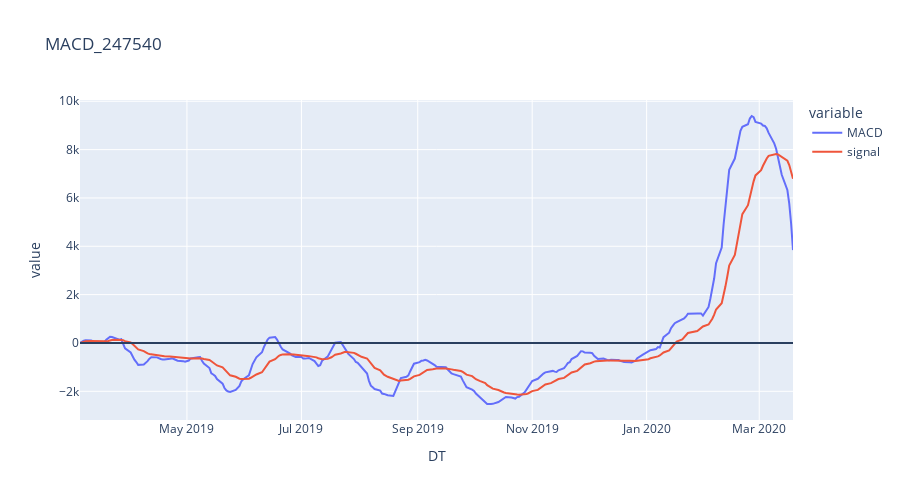

The notebook cell this image was saved under:
### Code cell
macd_plt

### Figure 1 — Plotly figure (JSON) as saved in the notebook; plotly's stock layout.template omitted (floating-point values rounded to 4 significant figures; data arrays with more than 128 entries replaced by an {"elided": "..."} marker saying what was removed)
{"data": [{"hovertemplate": "variable=MACD<br>DT=%{x}<br>value=%{y}<extra></extra>", "legendgroup": "MACD", "line": {"color": "#636efa", "dash": "solid"}, "marker": {"symbol": "circle"}, "mode": "lines", "name": "MACD", "orientation": "v", "showlegend": true, "type": "scatter", "x": {"elided": "260 str values"}, "xaxis": "x", "y": {"elided": "260 float values"}, "yaxis": "y"}, {"hovertemplate": "variable=signal<br>DT=%{x}<br>value=%{y}<extra></extra>", "legendgroup": "signal", "line": {"color": "#EF553B", "dash": "solid"}, "marker": {"symbol": "circle"}, "mode": "lines", "name": "signal", "orientation": "v", "showlegend": true, "type": "scatter", "x": {"elided": "260 str values"}, "xaxis": "x", "y": {"elided": "260 float values"}, "yaxis": "y"}], "layout": {"height": 500, "legend": {"title": {"text": "variable"}, "tracegroupgap": 0}, "shapes": [{"type": "line", "x0": 0, "x1": 1, "xref": "x domain", "y0": 0, "y1": 0, "yref": "y"}], "title": {"text": "MACD_247540"}, "xaxis": {"anchor": "y", "domain": [0, 1], "title": {"text": "DT"}}, "yaxis": {"anchor": "x", "domain": [0, 1], "title": {"text": "value"}}}}
